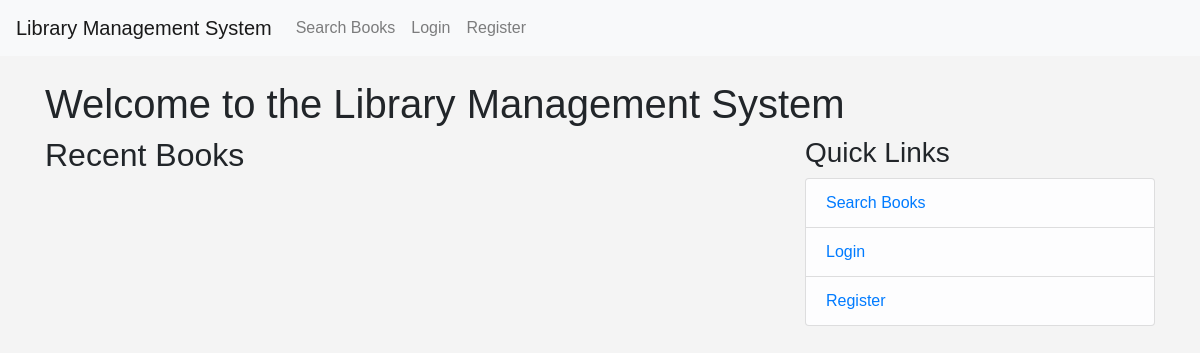
Page /home on the earlier database version.
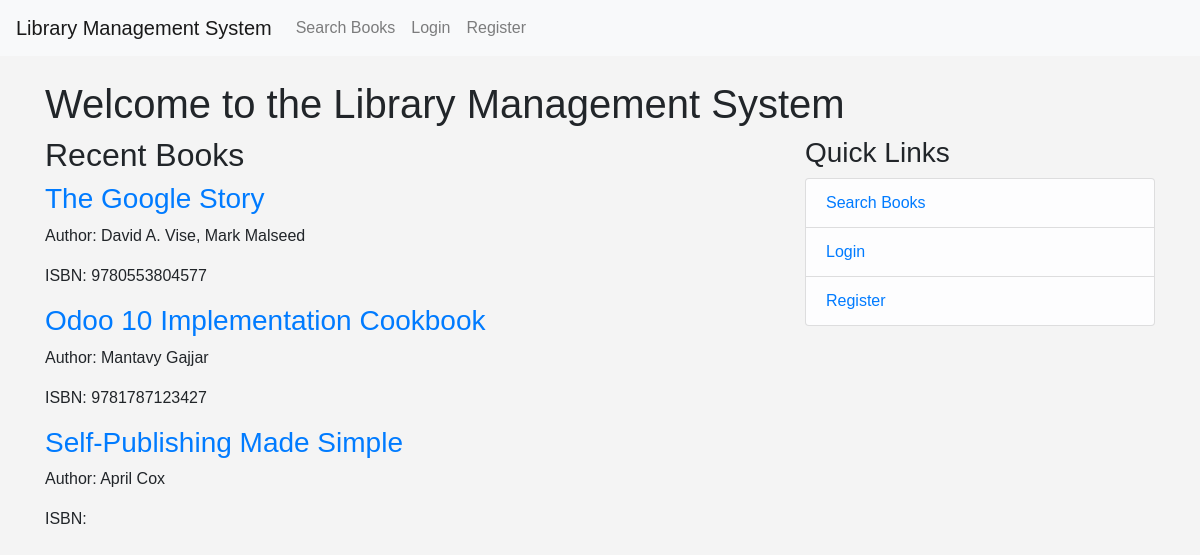
Same page on the later database version.
### app/models.py (models this page shows)
class Book(db.Model):
    __tablename__ = 'book'
    id = db.Column(db.Integer, primary_key=True)
    isbn = db.Column(db.String(13), unique=True, nullable=False)
    title = db.Column(db.String(255), nullable=False)
    authors = db.Column(db.String(255), nullable=False)
    publisher = db.Column(db.String(255))
    year = db.Column(db.Integer)
    description=db.Column(db.Text)
    pageCount=db.Column(db.Integer)
    imageLink=db.Column(db.String(255))
    language=db.Column(db.String(10))
    categories = db.Column(db.String(255))
    quantity = db.Column(db.Integer, default=1,nullable=False)
    borrowed_copies = db.relationship('BorrowedBook', backref='book', lazy=True)

### app/main/routes.py (the view)
@main.route("/")
@main.route("/home")
def home():
    recent_books = Book.query.order_by(Book.id.desc()).limit(5).all()
    return render_template('home.html', title='Home', recent_books=recent_books)

### app/templates/home.html
{% extends "base.html" %}
{% block content %}
    <h1>Welcome to the Library Management System</h1>
    <div class="row">
        <div class="col-md-8">
            <h2>Recent Books</h2>
            {% for book in recent_books %}
                {% if book.quantity > 0 %}
                    <article class="media content-section">
                        <div class="media-body">
                            <h3><a class="article-title" href="{{ url_for('books.book_detail', book_id=book.id) }}">{{ book.title }}</a></h3>
                            <p class="article-content">Author: {{ book.authors }}</p>
                            <p class="article-content">ISBN: {{ book.isbn }}</p>
                        </div>
                    </article>
                {% endif %}
            {% endfor %}
        </div>
        <div class="col-md-4">
            <div class="content-section">
                <h3>Quick Links</h3>
                <ul class="list-group">
                    <li class="list-group-item list-group-item-light"><a href="{{ url_for('books.search') }}">Search Books</a></li>
                    {% if current_user.is_authenticated %}
                        {% if current_user.role in ['admin', 'librarian'] %}
                            <li class="list-group-item list-group-item-light">
                                <a href="{{ url_for('admin.admin_dashboard') }}">Admin Dashboard</a>
                            </li>
                        {% else %}
                            <li class="list-group-item list-group-item-light"><a href="{{ url_for('books.recommendations') }}">Book Recommurendations</a></li>
                            <li class="list-group-item list-group-item-light"><a href="{{ url_for('users.account') }}">My Account</a></li>
                            <li class="list-group-item list-group-item-light"><a href="{{url_for('users.user_books',username=current_user.username)}}">Borrowed Books</a></li>
                        {% endif %}
                    {% else %}
                        <li class="list-group-item list-group-item-light"><a href="{{ url_for('auth.login') }}">Login</a></li>
                        <li class="list-group-item list-group-item-light"><a href="{{ url_for('auth.register') }}">Register</a></li>
                    {% endif %}
                </ul>
            </div>
        </div>
    </div>
{% endblock content %}

### app/templates/base.html (shortened to what this page needs)
<!DOCTYPE html>
<html lang="en">
<head>
    <link rel="stylesheet" href="https://stackpath.bootstrapcdn.com/bootstrap/4.5.2/css/bootstrap.min.css">
    <link rel="stylesheet" href="{{ url_for('static', filename='css/main.css') }}">
</head>
<body>
    <nav class="navbar navbar-expand-lg navbar-light bg-light">
        <a class="navbar-brand" href="{{ url_for('main.home') }}">Library Management System</a>
        <div class="collapse navbar-collapse" id="navbarNav">
            <ul class="navbar-nav">
                <li class="nav-item">
                    <a class="nav-link" href="{{ url_for('books.search') }}">Search Books</a>
                </li>
                {% if current_user.is_authenticated %}
                    {% if current_user.role in ['admin', 'librarian'] %}
                        <li class="nav-item">
                            <a class="nav-link" href="{{ url_for('admin.admin_dashboard') }}">Admin Dashboard</a>
                        </li>
                    {% else %}
                        <li class="nav-item">
                            <a class="nav-link" href="{{ url_for('books.recommendations') }}">Recommendations</a>
                        </li>
                        <li class="nav-item">
                            <a class="nav-link" href="{{ url_for('users.account') }}">My Account</a>
                        </li>
                        <li class="nav-item">
                            <a class="nav-link" href="{{ url_for('users.user_books', username=current_user.username) }}">Borrowed Books</a>
                        </li>
                    {% endif %}
                    <li class="nav-item">
                        <a class="nav-link" href="{{ url_for('auth.logout') }}">Logout</a>
                    </li>
                {% else %}
                    <li class="nav-item">
                        <a class="nav-link" href="{{ url_for('auth.login') }}">Login</a>
                    </li>
                    <li class="nav-item">
                        <a class="nav-link" href="{{ url_for('auth.register') }}">Register</a>
                    </li>
                {% endif %}
            </ul>
        </div>
    </nav>
    <div class="container mt-4">
        {% block content %}{% endblock %}
    </div>
</body>
</html>

### app/static/css/main.css (style rules this page uses)
body { font-family: Arial, sans-serif; background-color: #f4f4f4; }
.navbar { margin-bottom: 20px; }

Differences in the rows shown:
added Book: title "The Google Story", authors "David A. Vise, Mark Malseed", isbn "9780553804577"
added Book: title "Odoo 10 Implementation Cookbook", authors "Mantavy Gajjar", isbn "9781787123427"
added Book: title "Self-Publishing Made Simple", authors "April Cox"
